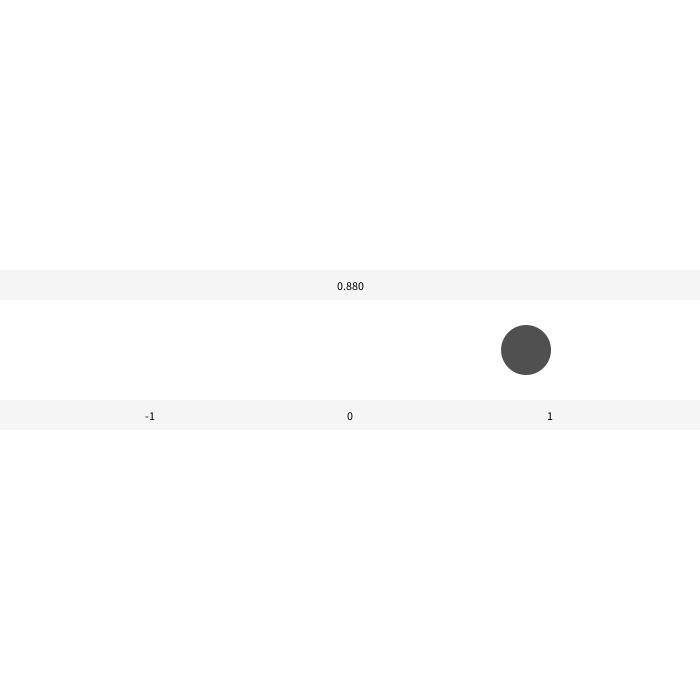
Frame 1 (no input)
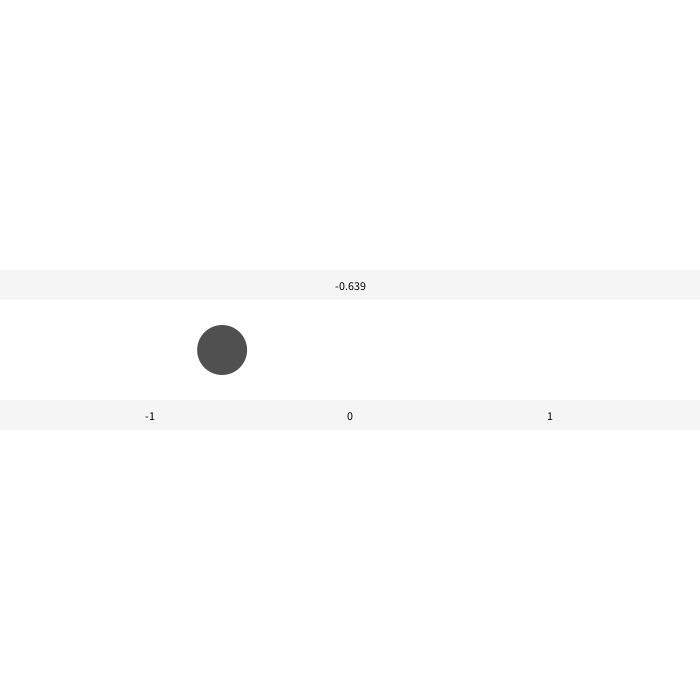
Frame 60 (the mouse pressed at the canvas centre just before this capture)
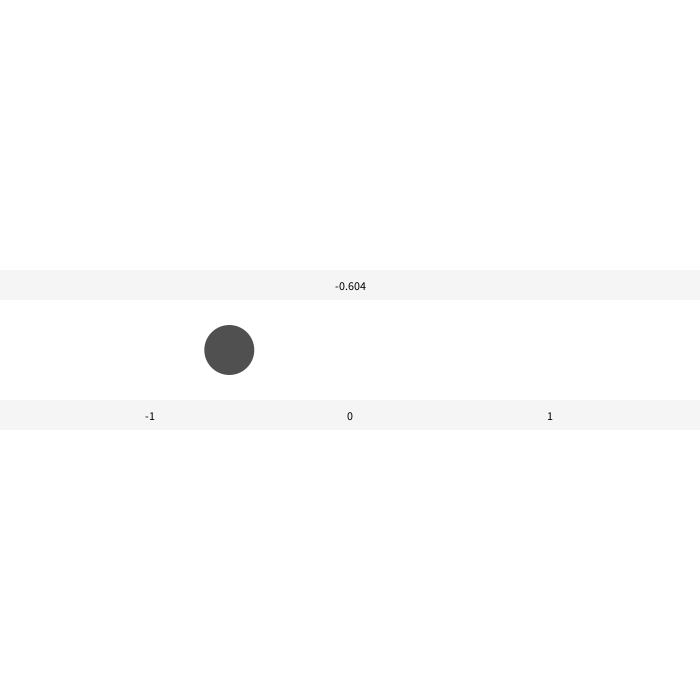
Frame 120 (the mouse held since frame 60 and released just before this capture)

The Processing sketch that drew these frames (run headless with seeded random() and noise(); from frame 60 on, the mouse is pressed at the canvas centre):

// Processing sketch: oscillate0
// ── oscillate0.pde
float x;
float angle;
float rate;
float amplitude;

void setup() {
  size(700,700);
  noStroke();
  textAlign(CENTER,CENTER);
  
  angle = 90;
  amplitude = 200;
  rate = 0.03;
}

void draw() {
  background(255);
  
  angle += rate;
  x = width/2 + sin(angle) * amplitude;
  
  //sin = 1 so by aplitude makes it a larger effect; 
  //angle --where does it start in the sin cycle 
  //rate is how fast the angle changes in pi 
  //cos vs sin is what direction it moves
  
  fill(80);
  ellipse(x, height/2, 50, 50);
  
  displayNotes();
}

void displayNotes() {
  fill(245);
  rect(0,400,width,30);
  rect(0,270,width,30);
  fill(0);
  text(sin(angle),width/2, 285);
  text("-1", width/2 - amplitude, 415);
  text("0", width/2, 415);
  text("1", width/2 + amplitude, 415);
}
